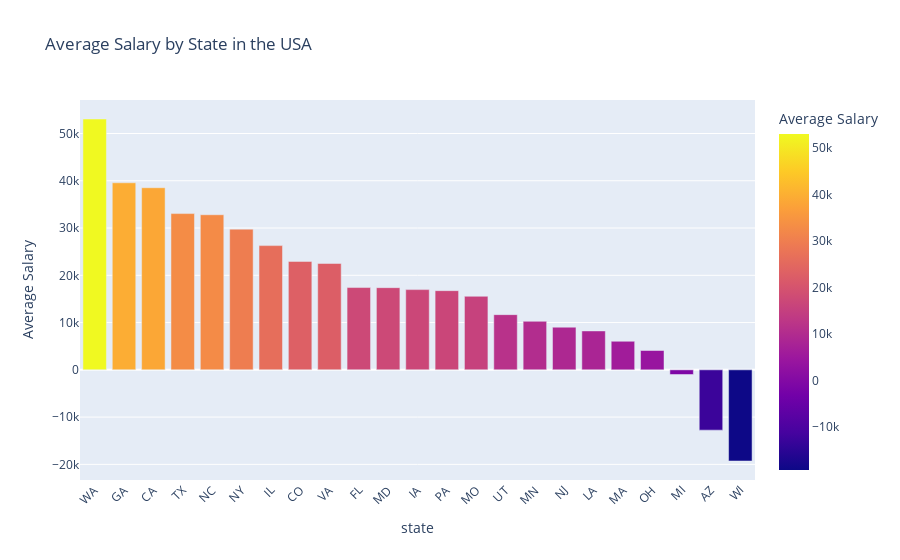

This figure's notebook cell:
### Code cell
df = df.sort_values(by='median_salary_after_COL', ascending=False)
df=df[df.state!='Remote']
df=df[df.observations>=5]
fig = px.bar(df,
             x='state',
             y='median_salary_after_COL',
             title='Median Salary by State in the USA',
             labels={'median_salary_after_COL': 'Average Salary', 'Unfiltered_State': 'State'},
             color='median_salary_after_COL')
fig.update_layout(xaxis_tickangle=-45)
fig.show()

### Figure 1 — Plotly figure (JSON) as saved in the notebook; plotly's stock layout.template omitted (floating-point values rounded to 4 significant figures)
{"data": [{"alignmentgroup": "True", "hovertemplate": "state=%{x}<br>Average Salary=%{marker.color}<extra></extra>", "legendgroup": "", "marker": {"color": [53070.0, 39570.0, 38530.0, 33060.0, 32810.0, 29770.0, 26280.0, 22940.0, 22500.0, 17410.0, 17380.0, 16970.0, 16750.0, 15560.0, 11680.0, 10270.0, 9024.0, 8230.0, 6044.0, 4088.0, -989.3, -12760.0, -19290.0], "coloraxis": "coloraxis", "pattern": {"shape": ""}}, "name": "", "offsetgroup": "", "orientation": "v", "showlegend": false, "textposition": "auto", "type": "bar", "x": ["WA", "GA", "CA", "TX", "NC", "NY", "IL", "CO", "VA", "FL", "MD", "IA", "PA", "MO", "UT", "MN", "NJ", "LA", "MA", "OH", "MI", "AZ", "WI"], "xaxis": "x", "y": [53070.0, 39570.0, 38530.0, 33060.0, 32810.0, 29770.0, 26280.0, 22940.0, 22500.0, 17410.0, 17380.0, 16970.0, 16750.0, 15560.0, 11680.0, 10270.0, 9024.0, 8230.0, 6044.0, 4088.0, -989.3, -12760.0, -19290.0], "yaxis": "y"}], "layout": {"barmode": "relative", "coloraxis": {"colorbar": {"title": {"text": "Average Salary"}}, "colorscale": [[0, "#0d0887"], [0.1111, "#46039f"], [0.2222, "#7201a8"], [0.3333, "#9c179e"], [0.4444, "#bd3786"], [0.5556, "#d8576b"], [0.6667, "#ed7953"], [0.7778, "#fb9f3a"], [0.8889, "#fdca26"], [1, "#f0f921"]]}, "legend": {"tracegroupgap": 0}, "title": {"text": "Average Salary by State in the USA"}, "xaxis": {"anchor": "y", "domain": [0, 1], "tickangle": -45, "title": {"text": "state"}}, "yaxis": {"anchor": "x", "domain": [0, 1], "title": {"text": "Average Salary"}}}}
